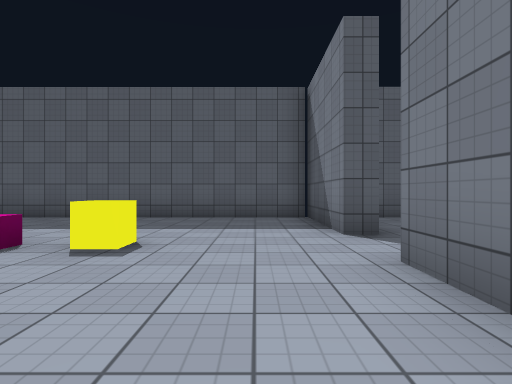
View 1 (above)

17 first-person views from a walk through a scene from a Unity 3-D project. The camera is 1.2 m above the floor, looks level and sees 80° across. The floor is counted in squares, 2 m on a side. Each view is taken from the middle of a square. On the plan, view 1 faces up. The plan holds only what a view shows up to about 9 squares ahead; the rest is blank. The place goes on beyond the plan. The player is left out. Surface patterns are stand-ins for the level's own textures.

View 2
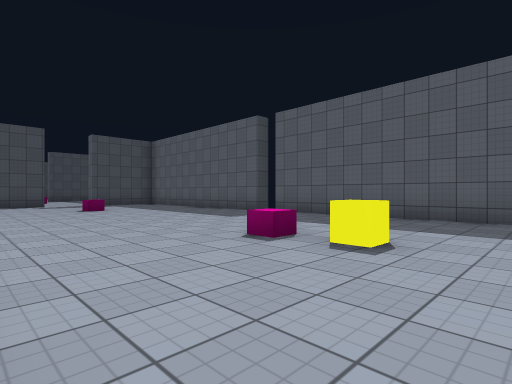

View 3
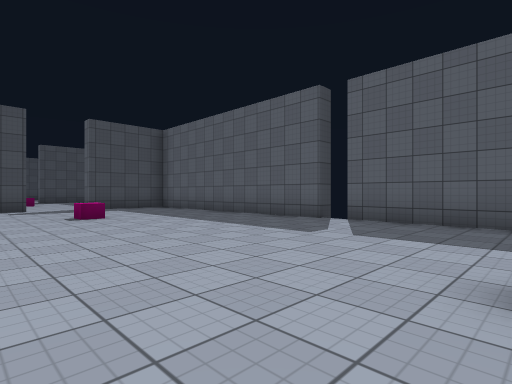

View 4
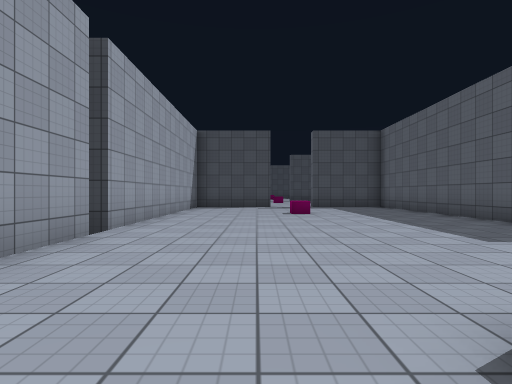

View 5
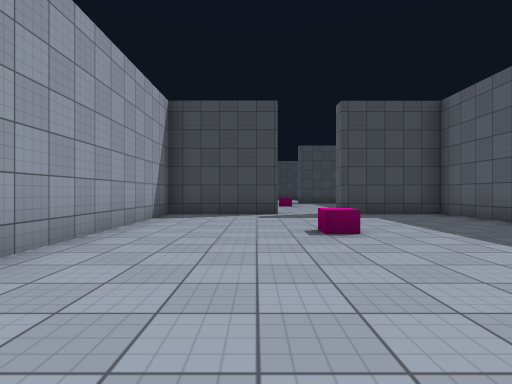

View 6
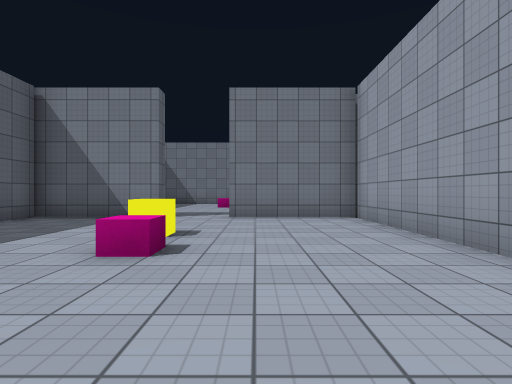

View 7
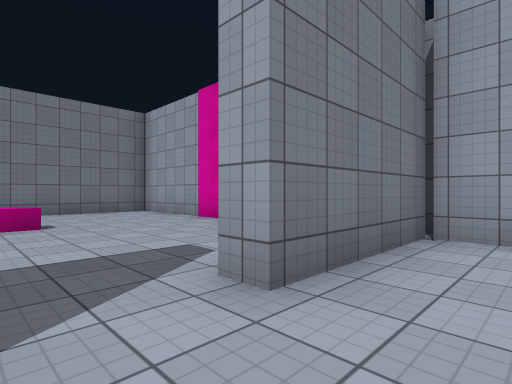

View 8
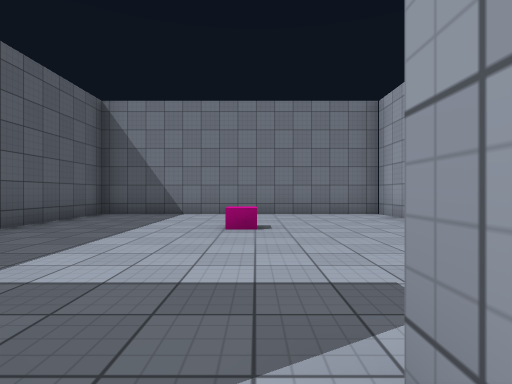

View 9
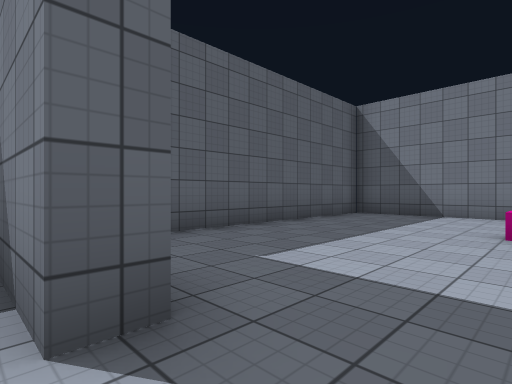

View 10
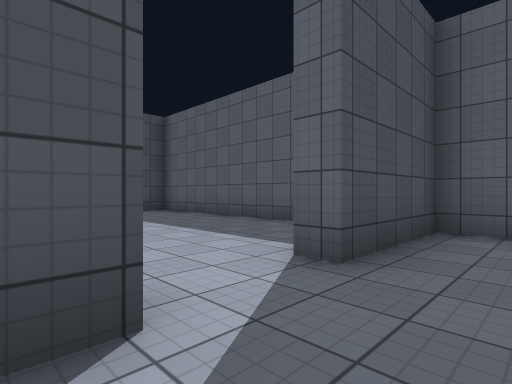

View 11
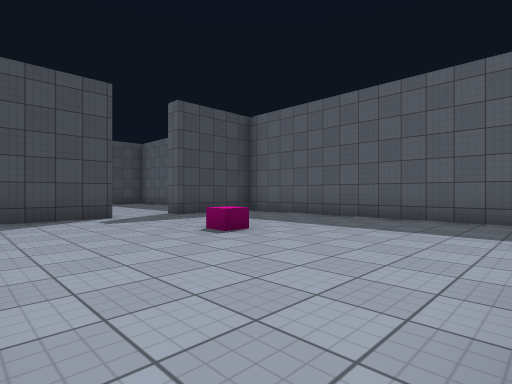

View 12
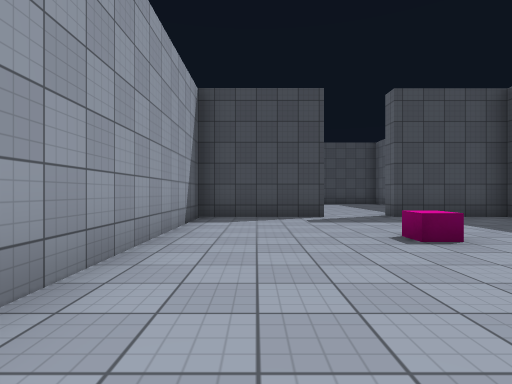

View 13
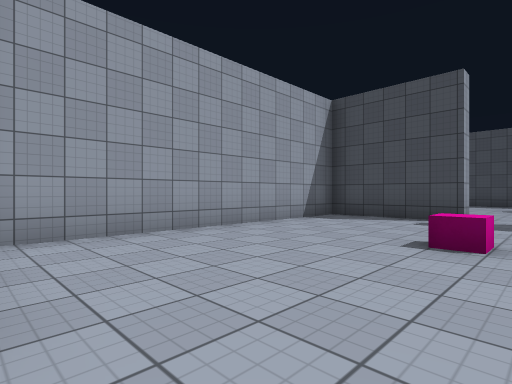

View 14
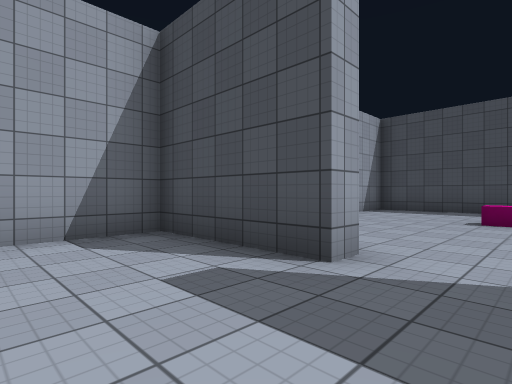

View 15
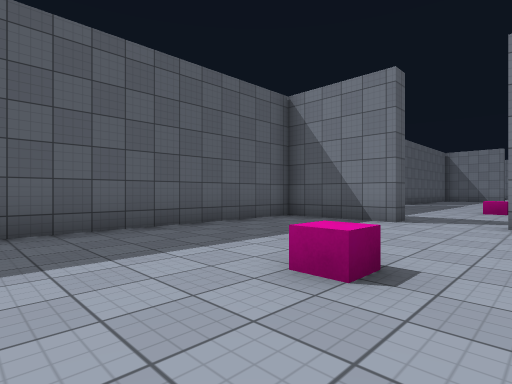

View 16
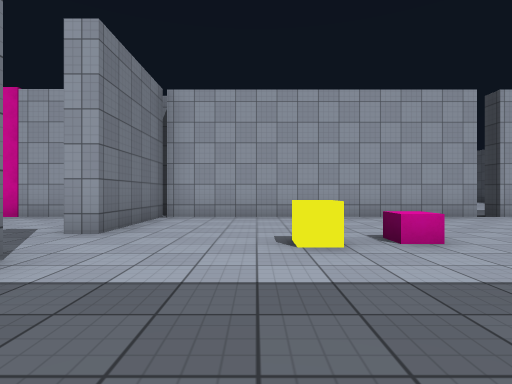

View 17
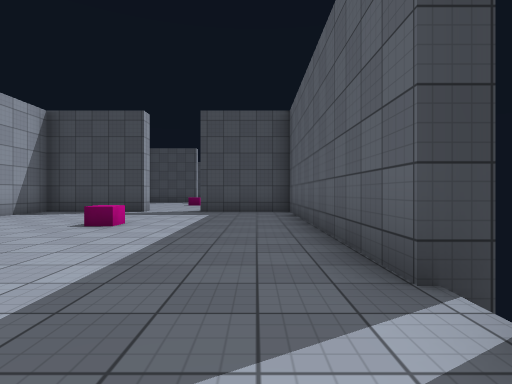

### Floor plan
Points are (right, up) in squares from view 1. A wall is a line through its corners. A room is listed if a view was taken in it or the views show most of it. See-through windows are left out.
Room 1 (views 1, 2, 3, 4, 5, 6, 7, 8, 9, 10, 16, 17)
walls: (-6.9, 7.6) (-6.9, 7) (-14.3, 7) (-14.3, 4.3); (1.8, 4.3) (1.2, 4.3) (1.2, 7.2) (-6.4, 7.2); (-14.3, 2.6) (-14.3, -0.4) (1.2, -0.4) (1.2, 2.6) (1.8, 2.6)
ways out: opening at (-14, 3.5) to room 2; opening at (2, 3.5) to room 3; gap at (-7, -1)
objects: other object (-11, 3); other object (-3, 3); yellow cube (-2, 3)
Room 2 (views 11, 12, 13, 14, 15)
walls: (-14.3, 4.3) (-14.8, 4.3) (-14.8, 7) (-22.3, 7) (-22.3, 4.3); (-22.3, 2.6) (-22.3, -0.4) (-15.4, -0.4)
ways out: opening at (-14, 3.5) to room 1; opening at (-22, 3.5)
objects: other object (-19, 3)
Room 3 (no view inside)
walls: (3.6, -0.4) (9.3, -0.4) (9.3, 7.2) (2.9, 7.2)
ways out: opening at (2, 3.5) to room 1
objects: other object (6, 3)

Positions as (right, up) in squares from view 1, and headings:
1: (0, 0), facing up
2: (0, 0), facing up-left
3: (-3, 1), facing up-left
4: (-2, 2), facing left
5: (-6, 2), facing left
6: (-6, 2), facing right
7: (0, 4), facing down-right
8: (1, 3), facing right
9: (1, 3), facing up-right
10: (-13, 2), facing up-left
11: (-15, 0), facing up-left
12: (-15, 1), facing left
13: (-15, 4), facing down-left
14: (-20, 4), facing down-left
15: (-21, 2), facing up-right
16: (-1, 7), facing down
17: (-5, 6), facing left
